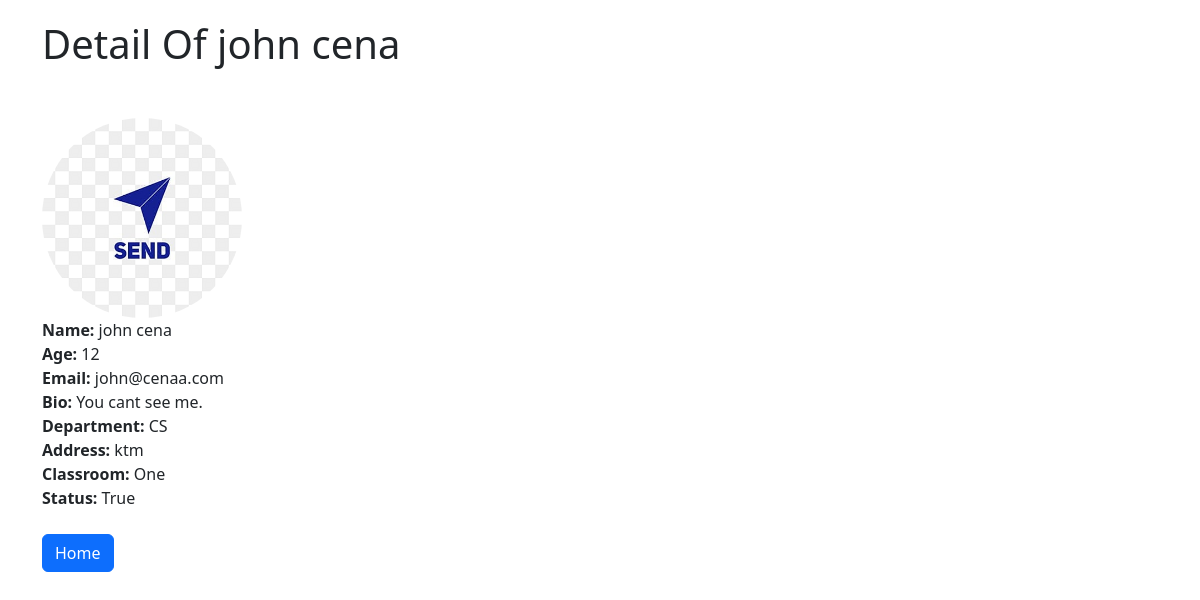
The page /person/5/ (signed in) on the database its author committed.
### crud/models.py (models this page shows, shortened)
class PersonProfile(models.Model):
    person = models.OneToOneField(Person, on_delete=models.CASCADE, related_name="person_profile")
    profile_picture = models.FileField(upload_to="profile_picture", null=True, blank=True)
    bio = models.TextField(max_length=500)
    address = models.CharField(max_length=20)
    classroom = models.ForeignKey(ClassRoom, on_delete=models.CASCADE, related_name="classroom_people")

class Person(models.Model):
    name = models.CharField(max_length=50)
    email = models.EmailField(unique=True)
    age = models.PositiveIntegerField()
    department = models.CharField(max_length=50)
    is_active = models.BooleanField(default=False)

class ClassRoom(models.Model):
    name = models.CharField(max_length=20)

### crud/views.py (the view)
# urls.py: path("person/<int:id>/", person_detail, name="person_detail"),
@login_required
def person_detail(request, id):
    try:
        person_profile = PersonProfile.objects.get(person_id=id)
    except PersonProfile.DoesNotExist:
        person_profile = None
    context = {"title" : f"Detail View", "person_profile": person_profile}
    return render(request, "crud/detail_person.html", context=context)

### templates/crud/detail_person.html
{% extends "crud/base.html" %}
{% load static %}
{% block content %}
    {% if person_profile %}
    <h1>Detail Of {{ person_profile.person.name }}</h1>
<div style="margin-top: 50px">
    {% if person_profile.profile_picture %}
    <img src="{{ person_profile.profile_picture.url }}" style="height:200px; width:200px; border-radius: 100px"><br>
    {% else %}
    <img src="{% static 'default_pp.jpg' %}" style="height:200px; width:200px; border-radius: 100px"><br>
    {% endif %}
    <b>Name:</b> {{ person_profile.person.name}}<br>
    <b>Age:</b> {{ person_profile.person.age}}<br>
    <b>Email:</b> {{ person_profile.person.email}}<br>
    <b>Bio:</b> {{ person_profile.bio}}<br>
    <b>Department:</b> {{ person_profile.person.department}}<br>
    <b>Address:</b> {{ person_profile.address}}<br>
    <b>Classroom:</b> {{ person_profile.classroom.name}}<br>
    <b>Status:</b> {{ person_profile.person.is_active}}<br><br>
</div>
    {% else %}
    <h1>This person doesn't have profile.</h1>
    {% endif %}
    <a class="btn btn-primary" href="{% url 'home' %}">Home</a>
{% endblock %}

### rows shown on the page
PersonProfile: person.name "john cena", profile_picture (picture), person.age "12", person.email "john@cenaa.com", bio "You cant see me.", person.department "CS", address "ktm", classroom.name "One", person.is_active "True"
